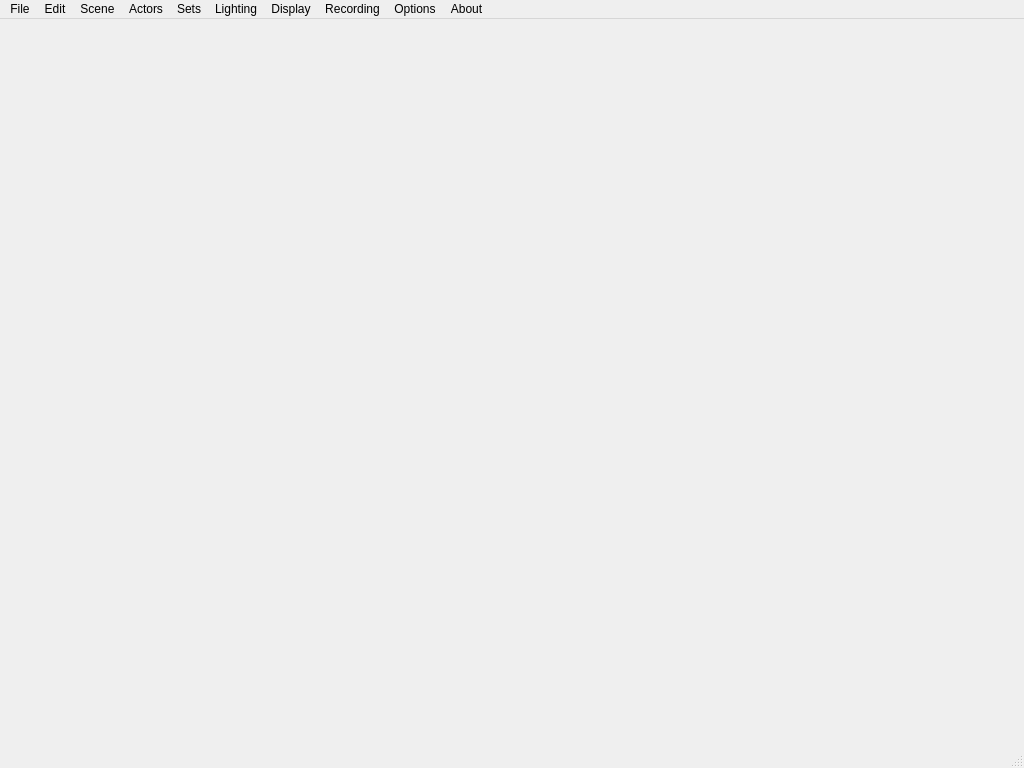
<?xml version="1.0" encoding="UTF-8"?>
<ui version="4.0">
 <class>Interface_Cinema</class>
 <widget class="QMainWindow" name="Interface_Cinema">
  <property name="geometry">
   <rect>
    <x>0</x>
    <y>0</y>
    <width>1024</width>
    <height>768</height>
   </rect>
  </property>
  <property name="windowTitle">
   <string>%1 %2 \&quot;%3\&quot; %4%5 - Cinema Mode</string>
  </property>
  <widget class="QWidget" name="centralwidget"/>
  <widget class="QStatusBar" name="statusbar"/>
  <widget class="QMenuBar" name="menubar">
   <property name="geometry">
    <rect>
     <x>0</x>
     <y>0</y>
     <width>1024</width>
     <height>21</height>
    </rect>
   </property>
   <widget class="QMenu" name="menuFile">
    <property name="title">
     <string>File</string>
    </property>
    <addaction name="actionNew_Scene"/>
    <addaction name="actionLoad_Scene"/>
    <addaction name="actionSave_Scene"/>
    <addaction name="separator"/>
    <addaction name="actionSave_Scene_As"/>
    <addaction name="actionSave_Scene_Copy"/>
    <addaction name="separator"/>
    <addaction name="actionRevert_Scene"/>
    <addaction name="separator"/>
    <addaction name="actionView_Log"/>
    <addaction name="separator"/>
    <addaction name="actionExit"/>
   </widget>
   <widget class="QMenu" name="menuOptions">
    <property name="title">
     <string>Options</string>
    </property>
    <widget class="QMenu" name="menuChange_Mode">
     <property name="title">
      <string>Change Mode</string>
     </property>
     <addaction name="actionMode_Viewer"/>
     <addaction name="actionMode_Cinema"/>
    </widget>
    <addaction name="menuChange_Mode"/>
    <addaction name="separator"/>
    <addaction name="actionSettings"/>
    <addaction name="separator"/>
    <addaction name="actionManage_Favorites"/>
   </widget>
   <widget class="QMenu" name="menuAbout">
    <property name="title">
     <string>About</string>
    </property>
    <addaction name="actionHelp"/>
    <addaction name="separator"/>
    <addaction name="actionUpdate_Program"/>
    <addaction name="separator"/>
    <addaction name="actionAbout"/>
    <addaction name="actionAbout_Plugins"/>
   </widget>
   <widget class="QMenu" name="menuActors">
    <property name="title">
     <string>Actors</string>
    </property>
    <widget class="QMenu" name="menuCurrent_Actor">
     <property name="title">
      <string>Current Actor</string>
     </property>
     <addaction name="action_List_of_Actors_in_this_scene"/>
    </widget>
    <widget class="QMenu" name="menuCharacter_Options">
     <property name="title">
      <string>Character Options</string>
     </property>
     <widget class="QMenu" name="menuEye_Glow">
      <property name="title">
       <string>Eye Glow</string>
      </property>
      <addaction name="actionEyeGlow_None"/>
      <addaction name="actionEyeGlow_Default"/>
      <addaction name="actionEyeGlow_Death_Knight"/>
     </widget>
     <addaction name="menuEye_Glow"/>
     <addaction name="separator"/>
     <addaction name="actionSheathe_Weapons"/>
     <addaction name="actionModify_Enchants"/>
    </widget>
    <widget class="QMenu" name="menuActor_Display_Mode">
     <property name="title">
      <string>Actor Display Mode</string>
     </property>
     <addaction name="actionRM_Actor_Box"/>
     <addaction name="actionRM_Actor_Wireframe"/>
     <addaction name="actionRM_Actor_Flat"/>
     <addaction name="actionRM_Actor_Smooth"/>
     <addaction name="actionRM_Actor_Textured"/>
     <addaction name="actionRM_Actor_Textured_Wireframe"/>
    </widget>
    <widget class="QMenu" name="menuFavorite_Actors">
     <property name="title">
      <string>Add Favorite Actor</string>
     </property>
     <addaction name="action_List_of_Favorited_Actors"/>
    </widget>
    <addaction name="actionLoad_Actor"/>
    <addaction name="actionSave_Actor"/>
    <addaction name="menuFavorite_Actors"/>
    <addaction name="separator"/>
    <addaction name="menuCurrent_Actor"/>
    <addaction name="separator"/>
    <addaction name="actionSet_Actor_Name"/>
    <addaction name="actionClone_Actor"/>
    <addaction name="actionDelete_Actor"/>
    <addaction name="separator"/>
    <addaction name="actionLoad_Outfit"/>
    <addaction name="actionLoad_Prop"/>
    <addaction name="menuCharacter_Options"/>
    <addaction name="menuActor_Display_Mode"/>
    <addaction name="separator"/>
    <addaction name="actionAnimation_Editor"/>
   </widget>
   <widget class="QMenu" name="menuSets">
    <property name="geometry">
     <rect>
      <x>434</x>
      <y>126</y>
      <width>199</width>
      <height>328</height>
     </rect>
    </property>
    <property name="title">
     <string>Sets</string>
    </property>
    <widget class="QMenu" name="menuFavorite_Sets">
     <property name="title">
      <string>Load Favorite Set</string>
     </property>
     <addaction name="action_List_of_Favorited_Sets"/>
    </widget>
    <addaction name="actionLoad_Set"/>
    <addaction name="actionSave_Set"/>
    <addaction name="menuFavorite_Sets"/>
    <addaction name="separator"/>
    <addaction name="actionLoad_Background_Image"/>
    <addaction name="actionClear_Background_Image"/>
    <addaction name="separator"/>
    <addaction name="actionLocation_Scout"/>
    <addaction name="separator"/>
    <addaction name="actionLandscape_Quality"/>
    <addaction name="actionLocation_Sky"/>
    <addaction name="actionLocation_Weather"/>
    <addaction name="actionLocation_Distance_Fog"/>
    <addaction name="separator"/>
    <addaction name="actionSet_Decoration"/>
   </widget>
   <widget class="QMenu" name="menuRecording">
    <property name="title">
     <string>Recording</string>
    </property>
    <addaction name="actionRecording_Options"/>
    <addaction name="separator"/>
    <addaction name="actionSave_Screenshot"/>
    <addaction name="actionSave_Image_Sequence"/>
    <addaction name="actionSave_Video"/>
    <addaction name="separator"/>
    <addaction name="actionSave_the_Cheerleader"/>
    <addaction name="actionSave_the_World"/>
   </widget>
   <widget class="QMenu" name="menuScene">
    <property name="title">
     <string>Scene</string>
    </property>
    <widget class="QMenu" name="menuCameras">
     <property name="title">
      <string>Cameras</string>
     </property>
     <addaction name="action_List_of_Cameras"/>
    </widget>
    <addaction name="actionLoad_Script"/>
    <addaction name="actionSave_Script"/>
    <addaction name="separator"/>
    <addaction name="actionScript_Editor"/>
    <addaction name="separator"/>
    <addaction name="menuCameras"/>
    <addaction name="actionCamera_Settings"/>
    <addaction name="separator"/>
    <addaction name="actionPlay_Audio_During_Playback"/>
   </widget>
   <widget class="QMenu" name="menuDisplay">
    <property name="title">
     <string>Display</string>
    </property>
    <widget class="QMenu" name="menuActors_Display_Mode">
     <property name="title">
      <string>Actor Display Mode</string>
     </property>
     <addaction name="actionRM_Act_Box"/>
     <addaction name="actionRM_Act_Wireframe"/>
     <addaction name="actionRM_Act_Flat"/>
     <addaction name="actionRM_Act_Smooth"/>
     <addaction name="actionRM_Act_Textured"/>
     <addaction name="actionRM_Act_Textured_Wireframe"/>
    </widget>
    <widget class="QMenu" name="menuSet_Display_Mode">
     <property name="title">
      <string>Set Display Mode</string>
     </property>
     <addaction name="actionRM_Loc_Box"/>
     <addaction name="actionRM_Loc_Wireframe"/>
     <addaction name="actionRM_Loc_Flat"/>
     <addaction name="actionRM_Loc_Smooth"/>
     <addaction name="actionRM_Loc_Textured"/>
     <addaction name="actionRM_Loc_Textured_Wireframe"/>
    </widget>
    <addaction name="menuActors_Display_Mode"/>
    <addaction name="menuSet_Display_Mode"/>
    <addaction name="separator"/>
    <addaction name="actionShow_Actors"/>
    <addaction name="actionShow_Distance_Fog"/>
    <addaction name="actionShow_Weather"/>
    <addaction name="actionShow_Location_Doodads"/>
    <addaction name="actionShow_Landscape"/>
    <addaction name="separator"/>
    <addaction name="actionDisplay_ActorAnimation"/>
    <addaction name="actionDisplay_LocationAnimation"/>
    <addaction name="separator"/>
    <addaction name="actionDisplay_ShowCameras"/>
    <addaction name="actionDisplay_ShowCameraGate"/>
    <addaction name="actionDisplay_ShowLights"/>
   </widget>
   <widget class="QMenu" name="menuLighting">
    <property name="title">
     <string>Lighting</string>
    </property>
    <widget class="QMenu" name="menuLights">
     <property name="title">
      <string>Lights</string>
     </property>
     <addaction name="action_List_of_Lights"/>
    </widget>
    <addaction name="actionLoad_Lighting"/>
    <addaction name="actionSave_Lighting"/>
    <addaction name="separator"/>
    <addaction name="menuLights"/>
    <addaction name="actionLight_Properties"/>
    <addaction name="separator"/>
    <addaction name="actionAffects_Actors"/>
    <addaction name="actionAffects_Location"/>
   </widget>
   <widget class="QMenu" name="menuEdit">
    <property name="title">
     <string>Edit</string>
    </property>
    <addaction name="actionUndo"/>
    <addaction name="actionRedo"/>
    <addaction name="separator"/>
    <addaction name="actionCopy"/>
    <addaction name="actionCut"/>
    <addaction name="actionPaste"/>
    <addaction name="actionDelete"/>
    <addaction name="separator"/>
    <addaction name="actionClone"/>
   </widget>
   <addaction name="menuFile"/>
   <addaction name="menuEdit"/>
   <addaction name="menuScene"/>
   <addaction name="menuActors"/>
   <addaction name="menuSets"/>
   <addaction name="menuLighting"/>
   <addaction name="menuDisplay"/>
   <addaction name="menuRecording"/>
   <addaction name="menuOptions"/>
   <addaction name="menuAbout"/>
  </widget>
  <action name="actionHelp">
   <property name="text">
    <string>Help...</string>
   </property>
  </action>
  <action name="actionAbout_Plugins">
   <property name="text">
    <string>About Plugins...</string>
   </property>
  </action>
  <action name="actionAbout">
   <property name="text">
    <string>About...</string>
   </property>
  </action>
  <action name="actionUpdate_Program">
   <property name="text">
    <string>Update Program...</string>
   </property>
  </action>
  <action name="actionViewer">
   <property name="text">
    <string>Viewer</string>
   </property>
  </action>
  <action name="actionCinema">
   <property name="text">
    <string>Cinema</string>
   </property>
  </action>
  <action name="actionMode_Viewer">
   <property name="checkable">
    <bool>true</bool>
   </property>
   <property name="text">
    <string>Viewer Mode</string>
   </property>
  </action>
  <action name="actionMode_Cinema">
   <property name="checkable">
    <bool>true</bool>
   </property>
   <property name="checked">
    <bool>true</bool>
   </property>
   <property name="text">
    <string>Cinema Mode</string>
   </property>
  </action>
  <action name="actionLoad_Set">
   <property name="text">
    <string>Load Set...</string>
   </property>
  </action>
  <action name="actionSave_Set">
   <property name="text">
    <string>Save Set...</string>
   </property>
  </action>
  <action name="actionAdjust_Sky">
   <property name="text">
    <string>Adjust Sky...</string>
   </property>
  </action>
  <action name="actionAdjust_Fog">
   <property name="text">
    <string>Adjust Fog...</string>
   </property>
  </action>
  <action name="actionLocation_Sky">
   <property name="text">
    <string>Sky...</string>
   </property>
  </action>
  <action name="actionFog">
   <property name="text">
    <string>Fog...</string>
   </property>
  </action>
  <action name="actionLocation_Weather">
   <property name="text">
    <string>Weather...</string>
   </property>
  </action>
  <action name="actionLocation_Distance_Fog">
   <property name="text">
    <string>Distance Fog...</string>
   </property>
  </action>
  <action name="actionLocation_Scouting">
   <property name="text">
    <string>Location Scouting...</string>
   </property>
  </action>
  <action name="actionLocation_Scout">
   <property name="text">
    <string>Location Scout...</string>
   </property>
  </action>
  <action name="actionExit">
   <property name="text">
    <string>Exit</string>
   </property>
  </action>
  <action name="actionView_Log">
   <property name="text">
    <string>View Log...</string>
   </property>
  </action>
  <action name="actionLoad_Script">
   <property name="text">
    <string>Load Script...</string>
   </property>
  </action>
  <action name="actionSave_Script">
   <property name="text">
    <string>Save Script...</string>
   </property>
  </action>
  <action name="actionScript_Editor">
   <property name="text">
    <string>Script Editor...</string>
   </property>
  </action>
  <action name="action_List_of_loaded_actors_here">
   <property name="text">
    <string>(List of loaded actors here)</string>
   </property>
  </action>
  <action name="actionSave_Actor">
   <property name="text">
    <string>Save Actor...</string>
   </property>
  </action>
  <action name="actionLoad_Character_Model">
   <property name="text">
    <string>Load Character Model...</string>
   </property>
  </action>
  <action name="actionSet_Actor_Name">
   <property name="text">
    <string>Set Actor Name...</string>
   </property>
  </action>
  <action name="actionSave_Screenshot">
   <property name="text">
    <string>Save Screenshot...</string>
   </property>
  </action>
  <action name="actionSave_Video">
   <property name="text">
    <string>Save Video...</string>
   </property>
  </action>
  <action name="actionSave_the_Cheerleader">
   <property name="text">
    <string>Save the Cheerleader...</string>
   </property>
  </action>
  <action name="actionSave_the_World">
   <property name="text">
    <string>Save the World...</string>
   </property>
  </action>
  <action name="action_List_of_Cameras">
   <property name="checkable">
    <bool>true</bool>
   </property>
   <property name="text">
    <string>(List of Cameras)</string>
   </property>
  </action>
  <action name="actionPlay_Audio_During_Playback">
   <property name="checkable">
    <bool>true</bool>
   </property>
   <property name="checked">
    <bool>true</bool>
   </property>
   <property name="text">
    <string>Play Audio During Playback</string>
   </property>
  </action>
  <action name="actionDisplay_LocationAnimation">
   <property name="checkable">
    <bool>true</bool>
   </property>
   <property name="checked">
    <bool>true</bool>
   </property>
   <property name="text">
    <string>Location Animation</string>
   </property>
  </action>
  <action name="actionDisplay_ActorAnimation">
   <property name="checkable">
    <bool>true</bool>
   </property>
   <property name="checked">
    <bool>true</bool>
   </property>
   <property name="text">
    <string>Actor Animation</string>
   </property>
  </action>
  <action name="actionLoad_Background_Image">
   <property name="text">
    <string>Load Background Image...</string>
   </property>
  </action>
  <action name="actionClear_Background_Image">
   <property name="text">
    <string>Clear Background Image...</string>
   </property>
  </action>
  <action name="action_List_of_Actors_in_this_scene">
   <property name="checkable">
    <bool>true</bool>
   </property>
   <property name="checked">
    <bool>true</bool>
   </property>
   <property name="text">
    <string>(List of Actors in this scene)</string>
   </property>
  </action>
  <action name="actionLoad_Scene">
   <property name="text">
    <string>Open Scene...</string>
   </property>
  </action>
  <action name="actionSave_Scene">
   <property name="text">
    <string>Save Scene...</string>
   </property>
  </action>
  <action name="actionNew_Scene">
   <property name="text">
    <string>New Scene...</string>
   </property>
  </action>
  <action name="actionSettings">
   <property name="text">
    <string>Settings...</string>
   </property>
  </action>
  <action name="actionSave_Image_Sequence">
   <property name="text">
    <string>Save Image Sequence...</string>
   </property>
  </action>
  <action name="actionResolution">
   <property name="text">
    <string>Resolution</string>
   </property>
  </action>
  <action name="actionFOV">
   <property name="text">
    <string>Field of View...</string>
   </property>
  </action>
  <action name="actionRecording_Options">
   <property name="text">
    <string>Recording Options...</string>
   </property>
  </action>
  <action name="action_List_is_of_character_file_names">
   <property name="text">
    <string>(List is of character file names)</string>
   </property>
  </action>
  <action name="actionClone_Actor">
   <property name="text">
    <string>Clone Actor...</string>
   </property>
  </action>
  <action name="actionDelete_Actor">
   <property name="text">
    <string>Delete Actor</string>
   </property>
  </action>
  <action name="actionLoad_Actor">
   <property name="text">
    <string>Load Actor</string>
   </property>
  </action>
  <action name="actionLoad_Outfit">
   <property name="text">
    <string>Load Outfit...</string>
   </property>
  </action>
  <action name="actionNone">
   <property name="text">
    <string>None</string>
   </property>
  </action>
  <action name="actionDefault">
   <property name="text">
    <string>Default</string>
   </property>
  </action>
  <action name="actionDeath_Knight">
   <property name="text">
    <string>Death Knight</string>
   </property>
  </action>
  <action name="actionSheathe_Weapons">
   <property name="checkable">
    <bool>true</bool>
   </property>
   <property name="text">
    <string>Sheath Weapons</string>
   </property>
  </action>
  <action name="actionEyeGlow_None">
   <property name="checkable">
    <bool>true</bool>
   </property>
   <property name="checked">
    <bool>false</bool>
   </property>
   <property name="text">
    <string>None</string>
   </property>
  </action>
  <action name="actionEyeGlow_Default">
   <property name="checkable">
    <bool>true</bool>
   </property>
   <property name="checked">
    <bool>true</bool>
   </property>
   <property name="text">
    <string>Default</string>
   </property>
  </action>
  <action name="actionEyeGlow_Death_Knight">
   <property name="checkable">
    <bool>true</bool>
   </property>
   <property name="text">
    <string>Death Knight</string>
   </property>
  </action>
  <action name="actionModify_Enchants">
   <property name="text">
    <string>Modify Enchants...</string>
   </property>
  </action>
  <action name="actionCamera_Settings">
   <property name="text">
    <string>Camera Settings...</string>
   </property>
  </action>
  <action name="actionBackground_View">
   <property name="text">
    <string>Background View</string>
   </property>
  </action>
  <action name="actionShow_Fog">
   <property name="text">
    <string>Show Fog</string>
   </property>
  </action>
  <action name="actionShow_Weather">
   <property name="text">
    <string>Show Weather</string>
   </property>
  </action>
  <action name="actionShow_Actors">
   <property name="text">
    <string>Show Actors</string>
   </property>
  </action>
  <action name="actionShow_Location">
   <property name="text">
    <string>Show Location</string>
   </property>
  </action>
  <action name="actionRM_Actor_Box">
   <property name="text">
    <string>Box</string>
   </property>
  </action>
  <action name="actionRM_Actor_Wireframe">
   <property name="text">
    <string>Wireframe</string>
   </property>
  </action>
  <action name="actionRM_Actor_Flat">
   <property name="text">
    <string>Flat</string>
   </property>
  </action>
  <action name="actionRM_Actor_Smooth">
   <property name="text">
    <string>Smooth</string>
   </property>
  </action>
  <action name="actionRM_Actor_Textured">
   <property name="text">
    <string>Textured</string>
   </property>
  </action>
  <action name="actionRM_Actor_Textured_Wireframe">
   <property name="text">
    <string>Textured + Wireframe</string>
   </property>
  </action>
  <action name="actionRM_Act_Box">
   <property name="text">
    <string>Box</string>
   </property>
  </action>
  <action name="actionRM_Act_Wireframe">
   <property name="text">
    <string>Wireframe</string>
   </property>
  </action>
  <action name="actionRM_Act_Flat">
   <property name="text">
    <string>Flat</string>
   </property>
  </action>
  <action name="actionRM_Act_Smooth">
   <property name="text">
    <string>Smooth</string>
   </property>
  </action>
  <action name="actionRM_Act_Textured">
   <property name="text">
    <string>Textured</string>
   </property>
  </action>
  <action name="actionRM_Act_Textured_Wireframe">
   <property name="text">
    <string>Textured + Wireframe</string>
   </property>
  </action>
  <action name="actionRM_Loc_Box">
   <property name="text">
    <string>Box</string>
   </property>
  </action>
  <action name="actionRM_Loc_Wireframe">
   <property name="text">
    <string>Wireframe</string>
   </property>
  </action>
  <action name="actionRM_Loc_Flat">
   <property name="text">
    <string>Flat</string>
   </property>
  </action>
  <action name="actionRM_Loc_Smooth">
   <property name="text">
    <string>Smooth</string>
   </property>
  </action>
  <action name="actionRM_Loc_Textured">
   <property name="text">
    <string>Textured</string>
   </property>
  </action>
  <action name="actionRM_Loc_Textured_Wireframe">
   <property name="text">
    <string>Textured + Wireframe</string>
   </property>
  </action>
  <action name="actionLandscape_Quality">
   <property name="text">
    <string>Landscape Quality...</string>
   </property>
   <property name="whatsThis">
    <string>Adjust the quality of the landscape geometry.</string>
   </property>
  </action>
  <action name="actionShow_Landscape">
   <property name="text">
    <string>Show Landscape</string>
   </property>
  </action>
  <action name="actionShow_Location_Doodads">
   <property name="text">
    <string>Show Location Doodads</string>
   </property>
  </action>
  <action name="actionShow_Distance_Fog">
   <property name="text">
    <string>Show Distance Fog</string>
   </property>
  </action>
  <action name="actionDisplay_ShowCameraGate">
   <property name="checkable">
    <bool>true</bool>
   </property>
   <property name="checked">
    <bool>true</bool>
   </property>
   <property name="text">
    <string>Show Camera Gate</string>
   </property>
  </action>
  <action name="actionDisplay_ShowLights">
   <property name="checkable">
    <bool>true</bool>
   </property>
   <property name="checked">
    <bool>true</bool>
   </property>
   <property name="text">
    <string>Show Lights</string>
   </property>
  </action>
  <action name="actionLoad_Lighting">
   <property name="text">
    <string>Load Lighting...</string>
   </property>
  </action>
  <action name="actionSave_Lighting">
   <property name="text">
    <string>Save Lighting...</string>
   </property>
  </action>
  <action name="actionLocation_Lighting">
   <property name="text">
    <string>Location Lighting...</string>
   </property>
  </action>
  <action name="action_List_of_Lights">
   <property name="text">
    <string>(List of Cinema Lights)</string>
   </property>
  </action>
  <action name="actionLight_Properties">
   <property name="text">
    <string>Light Properties...</string>
   </property>
  </action>
  <action name="actionAffects_Location">
   <property name="checkable">
    <bool>true</bool>
   </property>
   <property name="checked">
    <bool>true</bool>
   </property>
   <property name="text">
    <string>Affects Location</string>
   </property>
  </action>
  <action name="actionAffects_Actors">
   <property name="checkable">
    <bool>true</bool>
   </property>
   <property name="checked">
    <bool>true</bool>
   </property>
   <property name="text">
    <string>Affects Actors</string>
   </property>
  </action>
  <action name="actionBlah">
   <property name="text">
    <string>blah</string>
   </property>
  </action>
  <action name="actionDisplay">
   <property name="text">
    <string>Display</string>
   </property>
  </action>
  <action name="actionDisplay_ShowCameras">
   <property name="checkable">
    <bool>true</bool>
   </property>
   <property name="checked">
    <bool>true</bool>
   </property>
   <property name="text">
    <string>Show Cameras</string>
   </property>
  </action>
  <action name="actionLoad_Model">
   <property name="text">
    <string>Load Model...</string>
   </property>
  </action>
  <action name="actionSet_Decoration">
   <property name="text">
    <string>Set Decorations...</string>
   </property>
  </action>
  <action name="action_List_of_Favorited_Sets">
   <property name="text">
    <string>(List of Favorited Sets)</string>
   </property>
  </action>
  <action name="action_List_of_Favorited_Actors">
   <property name="text">
    <string>(List of Favorited Actors)</string>
   </property>
  </action>
  <action name="actionSave_Scene_As">
   <property name="text">
    <string>Save Scene As...</string>
   </property>
  </action>
  <action name="actionSave_Scene_Copy">
   <property name="text">
    <string>Save Scene Copy...</string>
   </property>
  </action>
  <action name="actionRevert_Scene">
   <property name="text">
    <string>Revert Scene...</string>
   </property>
  </action>
  <action name="actionUndo">
   <property name="text">
    <string>Undo</string>
   </property>
  </action>
  <action name="actionRedo">
   <property name="text">
    <string>Redo</string>
   </property>
  </action>
  <action name="actionCopy">
   <property name="text">
    <string>Copy</string>
   </property>
  </action>
  <action name="actionCut">
   <property name="text">
    <string>Cut</string>
   </property>
  </action>
  <action name="actionPaste">
   <property name="text">
    <string>Paste</string>
   </property>
  </action>
  <action name="actionDelete">
   <property name="text">
    <string>Delete</string>
   </property>
  </action>
  <action name="actionClone">
   <property name="text">
    <string>Clone...</string>
   </property>
  </action>
  <action name="actionManage_Favorites">
   <property name="text">
    <string>Manage &amp;Favorites...</string>
   </property>
  </action>
  <action name="actionLoad_Prop">
   <property name="text">
    <string>Load Prop...</string>
   </property>
  </action>
  <action name="actionAdjust_Animation">
   <property name="text">
    <string>Adjust Animation...</string>
   </property>
  </action>
  <action name="actionAnimation_Editor">
   <property name="text">
    <string>Animation Editor...</string>
   </property>
  </action>
 </widget>
 <resources>
  <include location="../../Application/resources.qrc"/>
 </resources>
 <connections/>
</ui>
